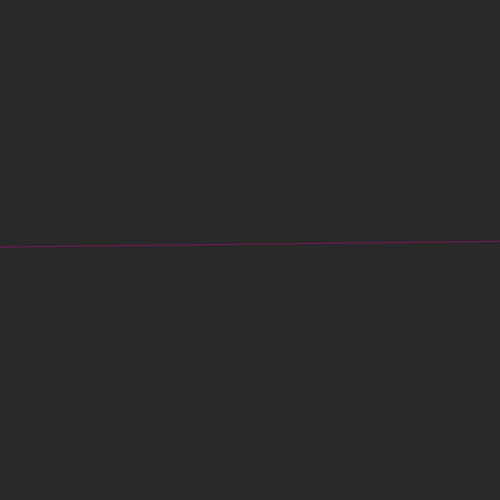
Frame 1 (no input)
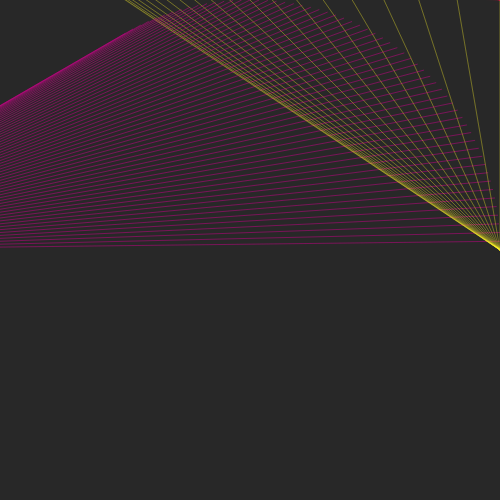
Frame 60 (no input)
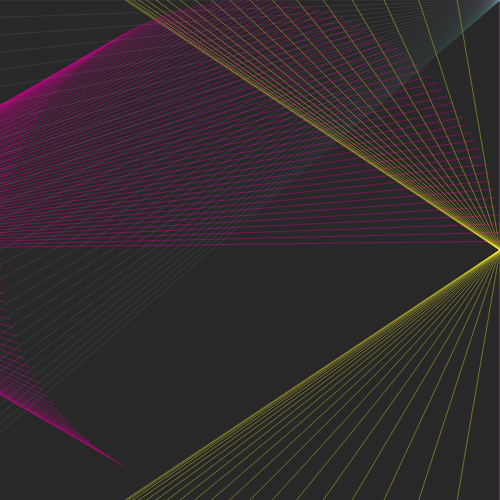
Frame 120 (the mouse pressed at the canvas centre since frame 60)

The p5.js sketch that drew these frames (run headless with seeded random() and noise() and a simulated clock; from frame 60 on, the mouse is pressed at the canvas centre):

// p5.js sketch
// ── sketch.js
function setup() {
  createCanvas(500,500);
  background(40);
  angleMode(DEGREES);
  strokeWeight(0.2)
}

function draw() {
  translate(width/2,height/2)
  
  strokeWeight(0.2)
  stroke(color('#fff22d'));
  line(width*cos(-frameCount*6), width*sin(-frameCount*3),width/2,0);
  
  strokeWeight(0.5)
  stroke(color('#ca0088'));
  line(width/2*cos(-frameCount*2), width/2*sin(-frameCount*2),-width,0);
  
  translate(-width/2,-height/2)
  
  strokeWeight(0.2)
  stroke(lerpColor(color('#ea0043'),color('#0fefca'), frameCount/180));
  line(0*cos(-frameCount*2), width*sin(-frameCount*2),height,0);
  
  if (frameCount >= 180) {
    noLoop();
  }
}
